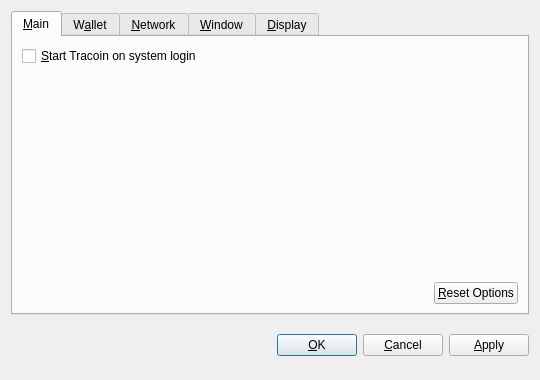
<?xml version="1.0" encoding="UTF-8"?>
<ui version="4.0">
 <class>OptionsDialog</class>
 <widget class="QDialog" name="OptionsDialog">
  <property name="geometry">
   <rect>
    <x>0</x>
    <y>0</y>
    <width>540</width>
    <height>380</height>
   </rect>
  </property>
  <property name="windowTitle">
   <string>Options</string>
  </property>
  <property name="modal">
   <bool>true</bool>
  </property>
  <layout class="QVBoxLayout" name="verticalLayout">
   <item>
    <widget class="QTabWidget" name="tabWidget">
     <property name="tabPosition">
      <enum>QTabWidget::North</enum>
     </property>
     <property name="currentIndex">
      <number>0</number>
     </property>
     <widget class="QWidget" name="tabMain">
      <attribute name="title">
       <string>&amp;Main</string>
      </attribute>
      <layout class="QVBoxLayout" name="verticalLayout_Main">
       <item>
        <widget class="QCheckBox" name="bitcoinAtStartup">
         <property name="toolTip">
          <string>Automatically start Tracoin after logging in to the system.</string>
         </property>
         <property name="text">
          <string>&amp;Start Tracoin on system login</string>
         </property>
        </widget>
       </item>
       <item>
        <spacer name="verticalSpacer_Main">
         <property name="orientation">
          <enum>Qt::Vertical</enum>
         </property>
         <property name="sizeHint" stdset="0">
          <size>
           <width>20</width>
           <height>40</height>
          </size>
         </property>
        </spacer>
       </item>
       <item>
        <layout class="QHBoxLayout" name="horizontalLayout_2_Main">
         <item>
          <spacer name="horizontalSpacer_2_Main">
           <property name="orientation">
            <enum>Qt::Horizontal</enum>
           </property>
           <property name="sizeHint" stdset="0">
            <size>
             <width>40</width>
             <height>20</height>
            </size>
           </property>
          </spacer>
         </item>
         <item>
          <widget class="QPushButton" name="resetButton">
           <property name="toolTip">
            <string>Reset all client options to default.</string>
           </property>
           <property name="text">
            <string>&amp;Reset Options</string>
           </property>
           <property name="autoDefault">
            <bool>false</bool>
           </property>
          </widget>
         </item>
        </layout>
       </item>
      </layout>
     </widget>
     <widget class="QWidget" name="tabWallet">
      <attribute name="title">
       <string>W&amp;allet</string>
      </attribute>
      <layout class="QVBoxLayout" name="verticalLayout_Network">
       <item>
        <widget class="QLabel" name="transactionFeeInfoLabel">
         <property name="text">
          <string>Optional transaction fee per kB that helps make sure your transactions are processed quickly. Most transactions are 1 kB.</string>
         </property>
         <property name="textFormat">
          <enum>Qt::PlainText</enum>
         </property>
         <property name="wordWrap">
          <bool>true</bool>
         </property>
        </widget>
       </item>
       <item>
        <layout class="QHBoxLayout" name="horizontalLayout_1_Main">
         <item>
          <widget class="QLabel" name="transactionFeeLabel">
           <property name="text">
            <string>Pay transaction &amp;fee</string>
           </property>
           <property name="textFormat">
            <enum>Qt::PlainText</enum>
           </property>
           <property name="buddy">
            <cstring>transactionFee</cstring>
           </property>
          </widget>
         </item>
         <item>
          <widget class="BitcoinAmountField" name="transactionFee"/>
         </item>
         <item>
          <spacer name="horizontalSpacer_1_Main">
           <property name="orientation">
            <enum>Qt::Horizontal</enum>
           </property>
           <property name="sizeHint" stdset="0">
            <size>
             <width>40</width>
             <height>20</height>
            </size>
           </property>
          </spacer>
         </item>
        </layout>
       </item>
       <item>
        <widget class="QLabel" name="label">
         <property name="text">
          <string>If you disable the spending of unconfirmed change, the change from a transaction cannot be used until that transaction has at least one confirmation. This also affects how your balance is computed.</string>
         </property>
         <property name="wordWrap">
          <bool>true</bool>
         </property>
        </widget>
       </item>
       <item>
        <widget class="QCheckBox" name="spendZeroConfChange">
         <property name="text">
          <string>Spend unconfirmed change  (experts only)</string>
         </property>
        </widget>
       </item>
       <item>
        <spacer name="verticalSpacer">
         <property name="orientation">
          <enum>Qt::Vertical</enum>
         </property>
         <property name="sizeHint" stdset="0">
          <size>
           <width>20</width>
           <height>40</height>
          </size>
         </property>
        </spacer>
       </item>
      </layout>
     </widget>
     <widget class="QWidget" name="tabNetwork">
      <attribute name="title">
       <string>&amp;Network</string>
      </attribute>
      <layout class="QVBoxLayout" name="verticalLayout_Network">
       <item>
        <widget class="QCheckBox" name="mapPortUpnp">
         <property name="toolTip">
          <string>Automatically open the Tracoin client port on the router. This only works when your router supports UPnP and it is enabled.</string>
         </property>
         <property name="text">
          <string>Map port using &amp;UPnP</string>
         </property>
        </widget>
       </item>
       <item>
        <widget class="QCheckBox" name="connectSocks">
         <property name="toolTip">
          <string>Connect to the Tracoin network through a SOCKS proxy (e.g. when connecting through Tor).</string>
         </property>
         <property name="text">
          <string>&amp;Connect through SOCKS proxy:</string>
         </property>
        </widget>
       </item>
       <item>
        <layout class="QHBoxLayout" name="horizontalLayout_Network">
         <item>
          <widget class="QLabel" name="proxyIpLabel">
           <property name="text">
            <string>Proxy &amp;IP:</string>
           </property>
           <property name="textFormat">
            <enum>Qt::PlainText</enum>
           </property>
           <property name="buddy">
            <cstring>proxyIp</cstring>
           </property>
          </widget>
         </item>
         <item>
          <widget class="QValidatedLineEdit" name="proxyIp">
           <property name="maximumSize">
            <size>
             <width>140</width>
             <height>16777215</height>
            </size>
           </property>
           <property name="toolTip">
            <string>IP address of the proxy (e.g. 127.0.0.1)</string>
           </property>
          </widget>
         </item>
         <item>
          <widget class="QLabel" name="proxyPortLabel">
           <property name="text">
            <string>&amp;Port:</string>
           </property>
           <property name="textFormat">
            <enum>Qt::PlainText</enum>
           </property>
           <property name="buddy">
            <cstring>proxyPort</cstring>
           </property>
          </widget>
         </item>
         <item>
          <widget class="QLineEdit" name="proxyPort">
           <property name="maximumSize">
            <size>
             <width>55</width>
             <height>16777215</height>
            </size>
           </property>
           <property name="toolTip">
            <string>Port of the proxy (e.g. 9050)</string>
           </property>
          </widget>
         </item>
         <item>
          <widget class="QLabel" name="socksVersionLabel">
           <property name="text">
            <string>SOCKS &amp;Version:</string>
           </property>
           <property name="textFormat">
            <enum>Qt::PlainText</enum>
           </property>
           <property name="buddy">
            <cstring>socksVersion</cstring>
           </property>
          </widget>
         </item>
         <item>
          <widget class="QValueComboBox" name="socksVersion">
           <property name="toolTip">
            <string>SOCKS version of the proxy (e.g. 5)</string>
           </property>
          </widget>
         </item>
         <item>
          <spacer name="horizontalSpacer_Network">
           <property name="orientation">
            <enum>Qt::Horizontal</enum>
           </property>
           <property name="sizeHint" stdset="0">
            <size>
             <width>40</width>
             <height>20</height>
            </size>
           </property>
          </spacer>
         </item>
        </layout>
       </item>
       <item>
        <spacer name="verticalSpacer_Network">
         <property name="orientation">
          <enum>Qt::Vertical</enum>
         </property>
         <property name="sizeHint" stdset="0">
          <size>
           <width>20</width>
           <height>40</height>
          </size>
         </property>
        </spacer>
       </item>
      </layout>
     </widget>
     <widget class="QWidget" name="tabWindow">
      <attribute name="title">
       <string>&amp;Window</string>
      </attribute>
      <layout class="QVBoxLayout" name="verticalLayout_Window">
       <item>
        <widget class="QCheckBox" name="minimizeToTray">
         <property name="toolTip">
          <string>Show only a tray icon after minimizing the window.</string>
         </property>
         <property name="text">
          <string>&amp;Minimize to the tray instead of the taskbar</string>
         </property>
        </widget>
       </item>
       <item>
        <widget class="QCheckBox" name="minimizeOnClose">
         <property name="toolTip">
          <string>Minimize instead of exit the application when the window is closed. When this option is enabled, the application will be closed only after selecting Quit in the menu.</string>
         </property>
         <property name="text">
          <string>M&amp;inimize on close</string>
         </property>
        </widget>
       </item>
       <item>
        <spacer name="verticalSpacer_Window">
         <property name="orientation">
          <enum>Qt::Vertical</enum>
         </property>
         <property name="sizeHint" stdset="0">
          <size>
           <width>20</width>
           <height>40</height>
          </size>
         </property>
        </spacer>
       </item>
      </layout>
     </widget>
     <widget class="QWidget" name="tabDisplay">
      <attribute name="title">
       <string>&amp;Display</string>
      </attribute>
      <layout class="QVBoxLayout" name="verticalLayout_Display">
       <item>
        <layout class="QHBoxLayout" name="horizontalLayout_1_Display">
         <item>
          <widget class="QLabel" name="langLabel">
           <property name="text">
            <string>User Interface &amp;language:</string>
           </property>
           <property name="textFormat">
            <enum>Qt::PlainText</enum>
           </property>
           <property name="buddy">
            <cstring>lang</cstring>
           </property>
          </widget>
         </item>
         <item>
          <widget class="QValueComboBox" name="lang">
           <property name="toolTip">
            <string>The user interface language can be set here. This setting will take effect after restarting Tracoin.</string>
           </property>
          </widget>
         </item>
        </layout>
       </item>
       <item>
        <layout class="QHBoxLayout" name="horizontalLayout_2_Display">
         <item>
          <widget class="QLabel" name="unitLabel">
           <property name="text">
            <string>&amp;Unit to show amounts in:</string>
           </property>
           <property name="textFormat">
            <enum>Qt::PlainText</enum>
           </property>
           <property name="buddy">
            <cstring>unit</cstring>
           </property>
          </widget>
         </item>
         <item>
          <widget class="QValueComboBox" name="unit">
           <property name="toolTip">
            <string>Choose the default subdivision unit to show in the interface and when sending coins.</string>
           </property>
          </widget>
         </item>
        </layout>
       </item>
       <item>
        <widget class="QCheckBox" name="displayAddresses">
         <property name="toolTip">
          <string>Whether to show Tracoin addresses in the transaction list or not.</string>
         </property>
         <property name="text">
          <string>&amp;Display addresses in transaction list</string>
         </property>
        </widget>
       </item>
       <item>
        <widget class="QCheckBox" name="coinControlFeatures">
         <property name="toolTip">
          <string>Whether to show coin control features or not.</string>
         </property>
         <property name="text">
          <string>Display coin &amp;control features (experts only!)</string>
         </property>
        </widget>
       </item>
       <item>
        <spacer name="verticalSpacer_Display">
         <property name="orientation">
          <enum>Qt::Vertical</enum>
         </property>
         <property name="sizeHint" stdset="0">
          <size>
           <width>20</width>
           <height>40</height>
          </size>
         </property>
        </spacer>
       </item>
      </layout>
     </widget>
    </widget>
   </item>
   <item>
    <layout class="QHBoxLayout" name="horizontalLayout_Buttons">
     <item>
      <spacer name="horizontalSpacer_1">
       <property name="orientation">
        <enum>Qt::Horizontal</enum>
       </property>
       <property name="sizeHint" stdset="0">
        <size>
         <width>40</width>
         <height>48</height>
        </size>
       </property>
      </spacer>
     </item>
     <item>
      <widget class="QLabel" name="statusLabel">
       <property name="font">
        <font>
         <weight>75</weight>
         <bold>true</bold>
        </font>
       </property>
       <property name="text">
        <string/>
       </property>
       <property name="textFormat">
        <enum>Qt::PlainText</enum>
       </property>
       <property name="wordWrap">
        <bool>true</bool>
       </property>
      </widget>
     </item>
     <item>
      <spacer name="horizontalSpacer_2">
       <property name="orientation">
        <enum>Qt::Horizontal</enum>
       </property>
       <property name="sizeHint" stdset="0">
        <size>
         <width>40</width>
         <height>48</height>
        </size>
       </property>
      </spacer>
     </item>
     <item>
      <widget class="QPushButton" name="okButton">
       <property name="text">
        <string>&amp;OK</string>
       </property>
      </widget>
     </item>
     <item>
      <widget class="QPushButton" name="cancelButton">
       <property name="text">
        <string>&amp;Cancel</string>
       </property>
       <property name="autoDefault">
        <bool>false</bool>
       </property>
      </widget>
     </item>
     <item>
      <widget class="QPushButton" name="applyButton">
       <property name="text">
        <string>&amp;Apply</string>
       </property>
       <property name="autoDefault">
        <bool>false</bool>
       </property>
      </widget>
     </item>
    </layout>
   </item>
  </layout>
 </widget>
 <customwidgets>
  <customwidget>
   <class>BitcoinAmountField</class>
   <extends>QSpinBox</extends>
   <header>bitcoinamountfield.h</header>
  </customwidget>
  <customwidget>
   <class>QValueComboBox</class>
   <extends>QComboBox</extends>
   <header>qvaluecombobox.h</header>
  </customwidget>
  <customwidget>
   <class>QValidatedLineEdit</class>
   <extends>QLineEdit</extends>
   <header>qvalidatedlineedit.h</header>
  </customwidget>
 </customwidgets>
 <resources/>
 <connections/>
</ui>
